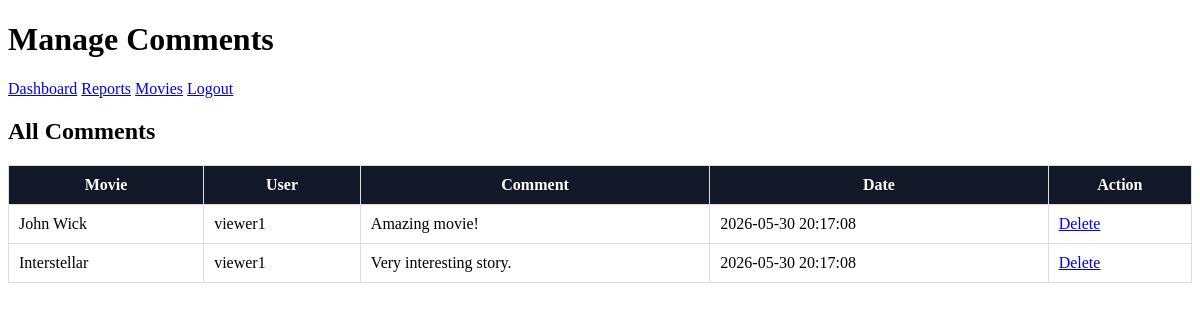
Page /admin/comments.php (signed in) on the committed database.
### tables this page shows
CREATE TABLE dbProj_comments (
    comment_id INT AUTO_INCREMENT PRIMARY KEY,
    movie_id INT NOT NULL,
    user_id INT NOT NULL,
    comment_text TEXT NOT NULL,
    created_at TIMESTAMP DEFAULT CURRENT_TIMESTAMP,

    FOREIGN KEY (movie_id)
    REFERENCES dbProj_movies(movie_id),

    FOREIGN KEY (user_id)
    REFERENCES dbProj_users(user_id)
);

CREATE TABLE dbProj_movies (
    movie_id INT AUTO_INCREMENT PRIMARY KEY,
    creator_id INT NOT NULL,
    category_id INT NOT NULL,
    title VARCHAR(150) NOT NULL,
    short_description VARCHAR(255) NOT NULL,
    description TEXT NOT NULL,
    poster_image VARCHAR(255),
    media_file VARCHAR(255),
    status ENUM('draft','published','removed') DEFAULT 'draft',
    created_at TIMESTAMP DEFAULT CURRENT_TIMESTAMP,

    FOREIGN KEY (creator_id)
    REFERENCES dbProj_users(user_id),

    FOREIGN KEY (category_id)
    REFERENCES dbProj_categories(category_id)
);

CREATE TABLE dbProj_users (
    user_id INT AUTO_INCREMENT PRIMARY KEY,
    role_id INT NOT NULL,
    username VARCHAR(50) NOT NULL UNIQUE,
    email VARCHAR(100) NOT NULL UNIQUE,
    password_hash VARCHAR(255) NOT NULL,
    created_at TIMESTAMP DEFAULT CURRENT_TIMESTAMP,
    FOREIGN KEY (role_id)
    REFERENCES dbProj_roles(role_id)
);

### admin/comments.php (the view, shortened to what this page needs)
<?php
include '../config.php';
$comments = mysqli_query($conn, "
    SELECT c.comment_id, c.comment_text, c.created_at, u.username, m.title
    FROM dbProj_comments c
    JOIN dbProj_users u ON c.user_id = u.user_id
    JOIN dbProj_movies m ON c.movie_id = m.movie_id
    ORDER BY c.created_at DESC
");
?>
<!DOCTYPE html>
<html>
<head>
    <link rel="stylesheet" href="../assets/style.css">
</head>
<body>
<header>
    <h1>Manage Comments</h1>
    <nav>
        <a href="index.php">Dashboard</a>
        <a href="reports.php">Reports</a>
        <a href="movies.php">Movies</a>
        <a href="../logout.php">Logout</a>
    </nav>
</header>
<div class="container">
    <h2>All Comments</h2>
    <table border="1" cellpadding="10" cellspacing="0" width="100%">
        <tr>
            <th>Movie</th>
            <th>User</th>
            <th>Comment</th>
            <th>Date</th>
            <th>Action</th>
        </tr>
        <?php while ($comment = mysqli_fetch_assoc($comments)): ?>
            <tr>
                <td><?php echo htmlspecialchars($comment["title"]); ?></td>
                <td><?php echo htmlspecialchars($comment["username"]); ?></td>
                <td><?php echo htmlspecialchars($comment["comment_text"]); ?></td>
                <td><?php echo $comment["created_at"]; ?></td>
                <td>
                    <a href="comments.php?delete=<?php echo $comment["comment_id"]; ?>" onclick="return confirm('Delete this comment?');">
                        Delete
                    </a>
                </td>
            </tr>
        <?php endwhile; ?>
    </table>
</div>
</body>
</html>

### assets/style.css (style rules this page uses)
table { background: white; border-collapse: collapse; margin-bottom: 30px; }
th { background: #111827; color: white; }
td, th { border: 1px solid #ddd; }

### rows in the picture
dbproj_comments: movie.title "John Wick", user.username "viewer1", comment_text "Amazing movie!", created_at "2026-05-30 20:17:08"
dbproj_comments: movie.title "Interstellar", user.username "viewer1", comment_text "Very interesting story.", created_at "2026-05-30 20:17:08"
